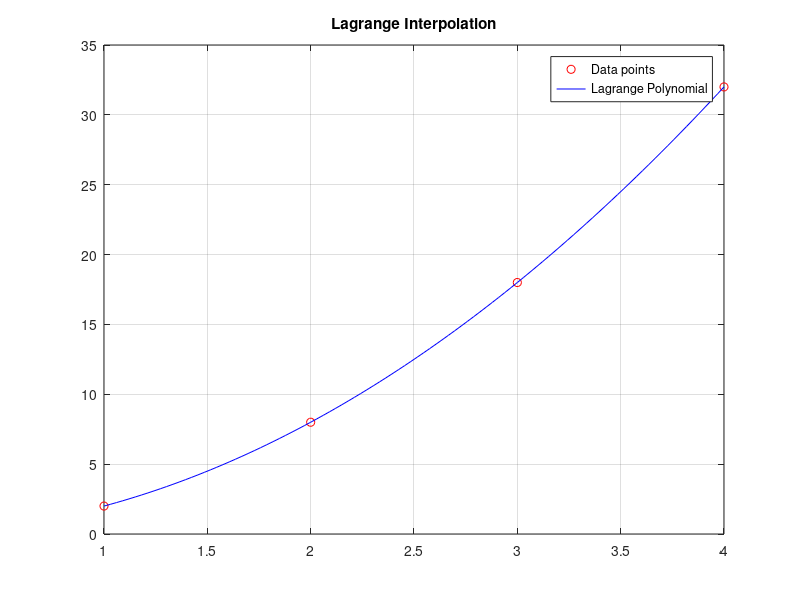

Write the MATLAB code that produced this figure.

% Q8: Lagrange Interpolation

x = [1, 2, 3, 4];
y = [2, 8, 18, 32];
p_x = 2.5;
n = length(x);
L = zeros(n,1);
for i = 1:n
    L(i) = prod((p_x - x([1:i-1, i+1:end])) ./ (x(i) - x([1:i-1, i+1:end])));
end
interp_val = sum(y .* L);
fprintf('Lagrange interpolation at x = %.1f is %.4f\n', p_x, interp_val);

% Plot
xx = linspace(min(x), max(x), 100);
yy = zeros(size(xx));
for i = 1:n
    Li = ones(size(xx));
    for j = 1:n
        if j ~= i
            Li = Li .* (xx - x(j)) / (x(i) - x(j));
        end
    end
    yy = yy + y(i) * Li;
end
plot(x, y, 'ro', xx, yy, 'b-'); grid on;
legend('Data points','Lagrange Polynomial'); title('Lagrange Interpolation');
